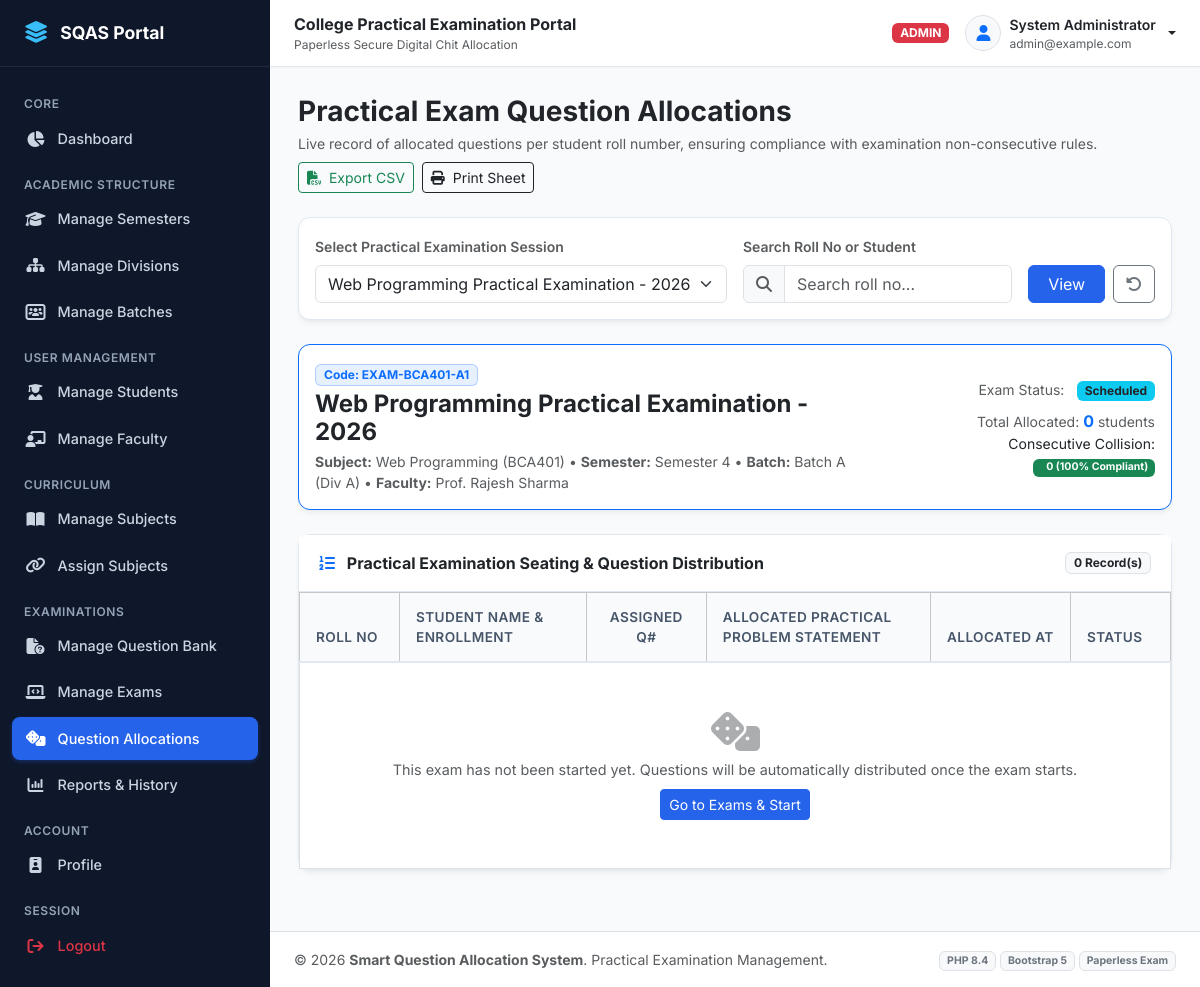
Page /admin/allocations.php (signed in) on the committed database.
### tables this page shows
CREATE TABLE `exams` (
  `exam_id` INT AUTO_INCREMENT PRIMARY KEY,
  `exam_name` VARCHAR(150) NOT NULL,
  `exam_code` VARCHAR(50) NOT NULL UNIQUE,
  `subject_id` INT NOT NULL,
  `semester_id` INT NOT NULL,
  `division_id` INT NOT NULL,
  `batch_id` INT NOT NULL,
  `faculty_id` INT NOT NULL,
  `exam_date` DATE NOT NULL,
  `start_time` TIME NOT NULL,
  `end_time` TIME NOT NULL,
  `duration_minutes` INT NOT NULL DEFAULT 120,
  `total_marks` INT NOT NULL DEFAULT 50,
  `instructions` TEXT DEFAULT NULL,
  `allocation_rule` ENUM('random_no_consecutive', 'pure_random') NOT NULL DEFAULT 'random_no_consecutive',
  `status` ENUM('draft', 'scheduled', 'running', 'completed', 'cancelled') NOT NULL DEFAULT 'scheduled',
  `started_at` DATETIME DEFAULT NULL,
  `ended_at` DATETIME DEFAULT NULL,
  `created_at` TIMESTAMP DEFAULT CURRENT_TIMESTAMP,
  INDEX `idx_exam_status` (`status`),
  FOREIGN KEY (`subject_id`) REFERENCES `subjects`(`subject_id`) ON DELETE CASCADE,
  FOREIGN KEY (`semester_id`) REFERENCES `semesters`(`semester_id`) ON DELETE CASCADE,
  FOREIGN KEY (`division_id`) REFERENCES `divisions`(`division_id`) ON DELETE CASCADE,
  FOREIGN KEY (`batch_id`) REFERENCES `batches`(`batch_id`) ON DELETE CASCADE,
  FOREIGN KEY (`faculty_id`) REFERENCES `faculty`(`faculty_id`) ON DELETE CASCADE
);

CREATE TABLE `subjects` (
  `subject_id` INT AUTO_INCREMENT PRIMARY KEY,
  `subject_code` VARCHAR(50) NOT NULL UNIQUE,
  `subject_name` VARCHAR(150) NOT NULL,
  `semester_id` INT NOT NULL,
  `status` ENUM('active', 'inactive') NOT NULL DEFAULT 'active',
  `created_at` TIMESTAMP DEFAULT CURRENT_TIMESTAMP,
  FOREIGN KEY (`semester_id`) REFERENCES `semesters`(`semester_id`) ON DELETE CASCADE
);

CREATE TABLE `semesters` (
  `semester_id` INT AUTO_INCREMENT PRIMARY KEY,
  `semester_name` VARCHAR(50) NOT NULL,
  `semester_code` VARCHAR(20) NOT NULL UNIQUE,
  `status` ENUM('active', 'inactive') NOT NULL DEFAULT 'active',
  `created_at` TIMESTAMP DEFAULT CURRENT_TIMESTAMP
);

CREATE TABLE `batches` (
  `batch_id` INT AUTO_INCREMENT PRIMARY KEY,
  `batch_name` VARCHAR(50) NOT NULL,
  `semester_id` INT NOT NULL,
  `division_id` INT NOT NULL,
  `start_roll_no` INT NOT NULL,
  `end_roll_no` INT NOT NULL,
  `status` ENUM('active', 'inactive') NOT NULL DEFAULT 'active',
  `created_at` TIMESTAMP DEFAULT CURRENT_TIMESTAMP,
  INDEX `idx_batch_sem_div` (`semester_id`, `division_id`),
  FOREIGN KEY (`semester_id`) REFERENCES `semesters`(`semester_id`) ON DELETE CASCADE,
  FOREIGN KEY (`division_id`) REFERENCES `divisions`(`division_id`) ON DELETE CASCADE
);

CREATE TABLE `divisions` (
  `division_id` INT AUTO_INCREMENT PRIMARY KEY,
  `division_name` VARCHAR(20) NOT NULL UNIQUE,
  `status` ENUM('active', 'inactive') NOT NULL DEFAULT 'active',
  `created_at` TIMESTAMP DEFAULT CURRENT_TIMESTAMP
);

### admin/allocations.php (the view, shortened to what this page needs)
<?php
require_once __DIR__ . '/../includes/functions.php';
$examId = (int)($_GET['exam_id'] ?? 0);
$search = trim($_GET['search'] ?? '');
$exams = $pdo->query("
    SELECT e.exam_id, e.exam_name, e.exam_code, e.exam_date, e.status, s.subject_name, b.batch_name
    FROM exams e
    JOIN subjects s ON e.subject_id = s.subject_id
    JOIN batches b ON e.batch_id = b.batch_id
    ORDER BY e.exam_date DESC, e.exam_id DESC
")->fetchAll();
if (!$examId && !empty($exams)) {
    $examId = $exams[0]['exam_id'];
}
$selectedExam = null;
if ($examId > 0) {
    $stmt = $pdo->prepare("
        SELECT e.*, s.subject_name, s.subject_code, sem.semester_name, d.division_name, b.batch_name,
               u.name as faculty_name,
               (SELECT COUNT(*) FROM question_allocations qa WHERE qa.exam_id = e.exam_id) as total_allocated
        FROM exams e
        JOIN subjects s ON e.subject_id = s.subject_id
        JOIN semesters sem ON e.semester_id = sem.semester_id
        JOIN divisions d ON e.division_id = d.division_id
        JOIN batches b ON e.batch_id = b.batch_id
        JOIN faculty f ON e.faculty_id = f.faculty_id
        JOIN users u ON f.user_id = u.user_id
        WHERE e.exam_id = ?
    ");
    $stmt->execute([$examId]);
    $selectedExam = $stmt->fetch();
}
if ($examId > 0) {
    $where = ["qa.exam_id = ?"];
    $params = [$examId];
    $whereClause = implode(" AND ", $where);
    $qStmt = $pdo->prepare("
        SELECT qa.*, s.roll_no, s.enrollment_no, u.name as student_name, u.email as student_email,
               q.question_number, q.question_text, b.batch_name,
               admin_u.name as allocator_name
        FROM question_allocations qa
        JOIN students s ON qa.student_id = s.student_id
        JOIN users u ON s.user_id = u.user_id
        JOIN questions q ON qa.question_id = q.question_id
        JOIN batches b ON s.batch_id = b.batch_id
        JOIN users admin_u ON qa.allocated_by = admin_u.user_id
        WHERE {$whereClause}
        ORDER BY s.roll_no ASC
    ");
    $qStmt->execute($params);
    $allocations = $qStmt->fetchAll();
}
$consecutiveCollisions = 0;
include __DIR__ . '/../includes/header.php';
?>
<div class="d-flex justify-content-between align-items-center mb-4 flex-wrap gap-2">
    <div>
        <h3 class="fw-bold text-dark mb-1">Practical Exam Question Allocations</h3>
        <p class="text-muted small mb-0">Live record of allocated questions per student roll number, ensuring compliance with examination non-consecutive rules.</p>
    </div>
    <div class="d-flex gap-2 no-print">
        <?php if ($selectedExam): ?>
            <a href="allocations.php?exam_id=<?= $examId ?>&export=csv" class="btn btn-outline-success btn-sm">
                <i class="fa-solid fa-file-csv me-1"></i> Export CSV
            </a>
            <button class="btn btn-outline-dark btn-sm btn-print">
                <i class="fa-solid fa-print me-1"></i> Print Sheet
            </button>
        <?php endif; ?>
    </div>
</div>
<div class="card mb-4 no-print">
    <div class="card-body">
        <form method="GET" action="allocations.php" class="row g-3 align-items-end">
            <div class="col-md-6">
                <label class="form-label small fw-semibold text-muted">Select Practical Examination Session</label>
                <select name="exam_id" class="form-select" onchange="this.form.submit()">
                    <?php foreach ($exams as $e): ?>
                        <option value="<?= $e['exam_id'] ?>" <?= $examId == $e['exam_id'] ? 'selected' : '' ?>>
                            <?= e($e['exam_name']) ?> (<?= e($e['subject_name']) ?> - <?= e($e['batch_name']) ?>) [<?= ucfirst($e['status']) ?>]
                        </option>
                    <?php endforeach; ?>
                </select>
            </div>
            <div class="col-md-4">
                <label class="form-label small fw-semibold text-muted">Search Roll No or Student</label>
                <div class="input-group">
                    <span class="input-group-text bg-light text-muted"><i class="fa-solid fa-magnifying-glass"></i></span>
                    <input type="text" name="search" class="form-control" placeholder="Search roll no..." value="<?= e($search) ?>">
                </div>
            </div>
            <div class="col-md-2 d-flex gap-2">
                <button type="submit" class="btn btn-primary w-100">View</button>
                <a href="allocations.php?exam_id=<?= $examId ?>" class="btn btn-outline-secondary" title="Reset Search"><i class="fa-solid fa-rotate-left"></i></a>
            </div>
        </form>
    </div>
</div>
<?php if ($selectedExam): ?>
    <div class="card mb-4 border-primary">
        <div class="card-body">
            <div class="row g-3 align-items-center">
                <div class="col-md-8">
                    <div class="badge bg-primary bg-opacity-10 text-primary border border-primary border-opacity-25 px-2 py-1 mb-1">
                        Code: <?= e($selectedExam['exam_code']) ?>
                    </div>
                    <h4 class="fw-bold text-dark mb-1"><?= e($selectedExam['exam_name']) ?></h4>
                    <div class="text-muted small">
                        <strong>Subject:</strong> <?= e($selectedExam['subject_name']) ?> (<?= e($selectedExam['subject_code']) ?>) &bull;
                        <strong>Semester:</strong> <?= e($selectedExam['semester_name']) ?> &bull;
                        <strong>Batch:</strong> <?= e($selectedExam['batch_name']) ?> (Div <?= e($selectedExam['division_name']) ?>) &bull;
                        <strong>Faculty:</strong> <?= e($selectedExam['faculty_name']) ?>
                    </div>
                </div>
                <div class="col-md-4 text-md-end">
                    <div class="mb-2">
                        <span class="me-2 text-muted small">Exam Status:</span>
                        <?= status_badge($selectedExam['status']) ?>
                    </div>
                    <div class="small text-muted">
                        Total Allocated: <strong class="text-primary fs-6"><?= count($allocations) ?></strong> students
                    </div>
                    <div class="small">
                        Consecutive Collision:
                        <?php if ($consecutiveCollisions === 0): ?>
                            <span class="badge bg-success"><i class="fa-solid fa-shield-check me-1"></i> 0 (100% Compliant)</span>
                        <?php else: ?>
                            <span class="badge bg-danger"><?= $consecutiveCollisions ?> Collisions</span>
                        <?php endif; ?>
                    </div>
                </div>
            </div>
        </div>
    </div>
    <div class="card">
        <div class="card-header bg-white d-flex justify-content-between align-items-center">
            <span class="fw-bold text-dark"><i class="fa-solid fa-list-ol me-2 text-primary"></i> Practical Examination Seating & Question Distribution</span>
            <span class="badge bg-light text-dark border"><?= count($allocations) ?> Record(s)</span>
        </div>
        <div class="card-body p-0">
            <div class="table-responsive">
                <table class="table table-bordered table-hover align-middle mb-0">
                    <thead class="table-light">
                        <tr>
                            <th style="width: 100px;">Roll No</th>
                            <th>Student Name & Enrollment</th>
                            <th style="width: 120px;" class="text-center">Assigned Q#</th>
                            <th>Allocated Practical Problem Statement</th>
                            <th style="width: 140px;">Allocated At</th>
                            <th style="width: 100px;">Status</th>
                        </tr>
                    </thead>
                    <tbody>
                        <?php if (empty($allocations)): ?>
                            <tr>
                                <td colspan="6" class="text-center text-muted py-5">
                                    <i class="fa-solid fa-dice fs-1 text-muted opacity-50 mb-2 d-block"></i>
                                    <?php if ($selectedExam['status'] === 'scheduled'): ?>
                                        This exam has not been started yet. Questions will be automatically distributed once the exam starts.
                                        <div class="mt-2">
                                            <a href="exams.php" class="btn btn-sm btn-primary">Go to Exams & Start</a>
                                        </div>
                                    <?php else: ?>
                                        No allocations found for this examination.
                                    <?php endif; ?>
                                </td>
                            </tr>
                        <?php endif; ?>
                    </tbody>
                </table>
            </div>
        </div>
    </div>
<?php endif; ?>
<?php include __DIR__ . '/../includes/footer.php'; ?>

### includes/functions.php (shortened to what this page needs)
<?php
function e($string) {
    return htmlspecialchars((string)$string, ENT_QUOTES, 'UTF-8');
}
function status_badge($status) {
    $status = strtolower($status);
    $map = [
        'active'     => ['class' => 'bg-success', 'text' => 'Active'],
        'inactive'   => ['class' => 'bg-secondary', 'text' => 'Inactive'],
        'scheduled'  => ['class' => 'bg-info text-dark', 'text' => 'Scheduled'],
        'running'    => ['class' => 'bg-warning text-dark', 'text' => 'Running'],
        'completed'  => ['class' => 'bg-primary', 'text' => 'Completed'],
        'cancelled'  => ['class' => 'bg-danger', 'text' => 'Cancelled'],
        'draft'      => ['class' => 'bg-secondary', 'text' => 'Draft'],
        'allocated'  => ['class' => 'bg-info text-dark', 'text' => 'Allocated'],
        'submitted'  => ['class' => 'bg-success', 'text' => 'Submitted'],
        'absent'     => ['class' => 'bg-danger', 'text' => 'Absent']
    ];
    $item = $map[$status] ?? ['class' => 'bg-secondary', 'text' => ucfirst($status)];
    return '<span class="badge ' . $item['class'] . '">' . $item['text'] . '</span>';
}

### assets/css/style.css (style rules this page uses)
:root { --primary-navy: #0f2744; --primary-blue: #1e40af; --primary-accent: #2563eb; --primary-hover: #1d4ed8; --bg-slate: #f8fafc; --bg-sidebar: #0f172a; --bg-sidebar-hover: #1e293b; --text-dark: #1e293b; --text-muted: #64748b; --border-light: #e2e8f0; --card-shadow: 0 4px 6px -1px rgba(0, 0, 0, 0.05), 0 2px 4px -2px rgba(0, 0, 0, 0.05); --card-hover-shadow: 0 10px 15px -3px rgba(0, 0, 0, 0.08), 0 4px 6px -4px rgba(0, 0, 0, 0.05); }
body { font-family: 'Inter', system-ui, -apple-system, BlinkMacSystemFont, "Segoe UI", Roboto, sans-serif; background-color: var(--bg-slate); color: var(--text-dark); min-height: 100vh; display: flex; flex-direction: column; }
.card { border: 1px solid var(--border-light); border-radius: 0.75rem; box-shadow: var(--card-shadow); transition: box-shadow 0.2s ease, transform 0.2s ease; background-color: #ffffff; }
.card-header { background-color: #ffffff; border-bottom: 1px solid var(--border-light); font-weight: 600; padding: 1rem 1.25rem; }
.table thead th { background-color: #f8fafc; color: #475569; font-weight: 600; font-size: 0.85rem; text-transform: uppercase; letter-spacing: 0.03em; border-bottom: 2px solid var(--border-light); padding: 0.85rem 1rem; }
.table tbody td { padding: 0.85rem 1rem; vertical-align: middle; font-size: 0.9rem; }
.btn-primary { background-color: var(--primary-accent); border-color: var(--primary-accent); }

### rows in the picture
exams: exam_code "EXAM-BCA401-A1", exam_name "Web Programming Practical Examination - 2026", subject.subject_name "Web Programming", subject.subject_code "BCA401", semester.semester_name "Semester 4", batch.batch_name "Batch A", division.division_name "A", status "Scheduled"

### other values in the picture
$currentUser['role'] "ADMIN"
$currentUser['name'] "System Administrator"
$currentUser['email'] "admin@example.com"
$selectedExam['faculty_name'] "Prof. Rajesh Sharma"
count($allocations) "0"
APP_NAME "Smart Question Allocation System"
PHP_MAJOR_VERSION "8"
PHP_MINOR_VERSION "4"
form field exam_id "Web Programming Practical Examination - 2026 (Web Programming - Batch A) [Scheduled]"
